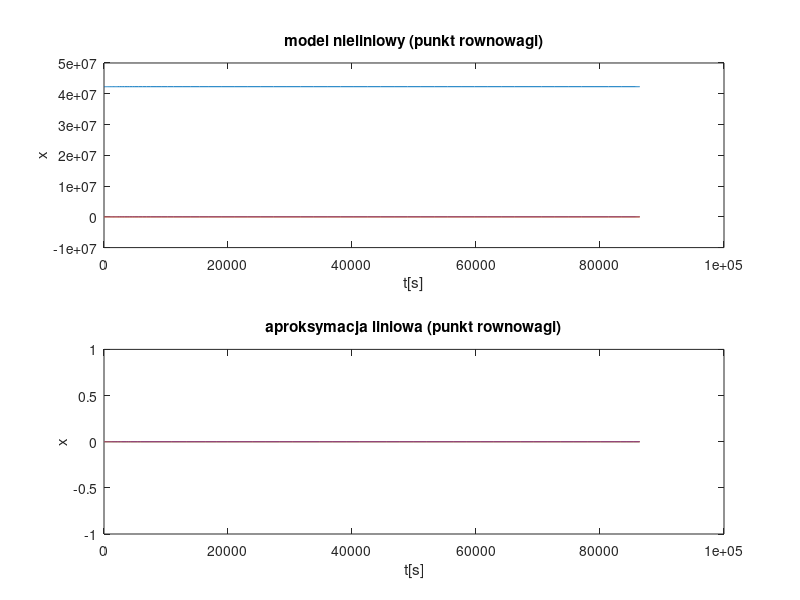
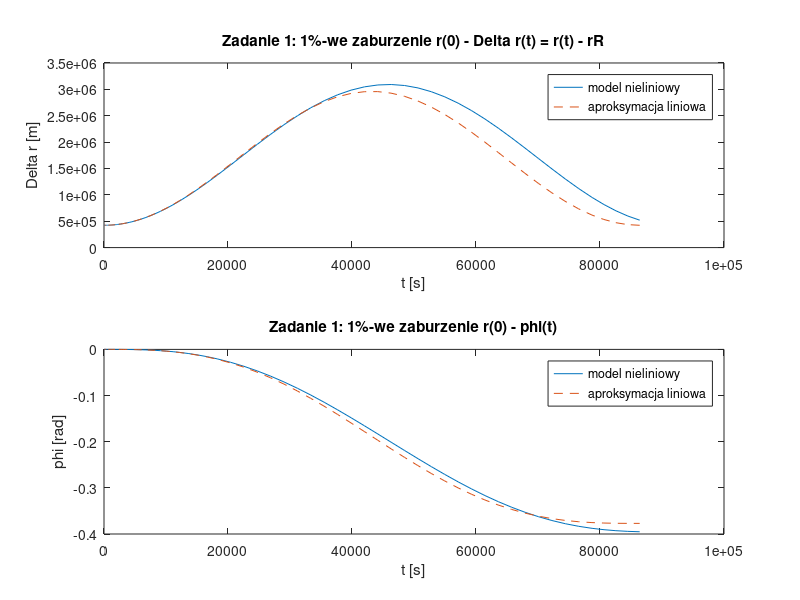
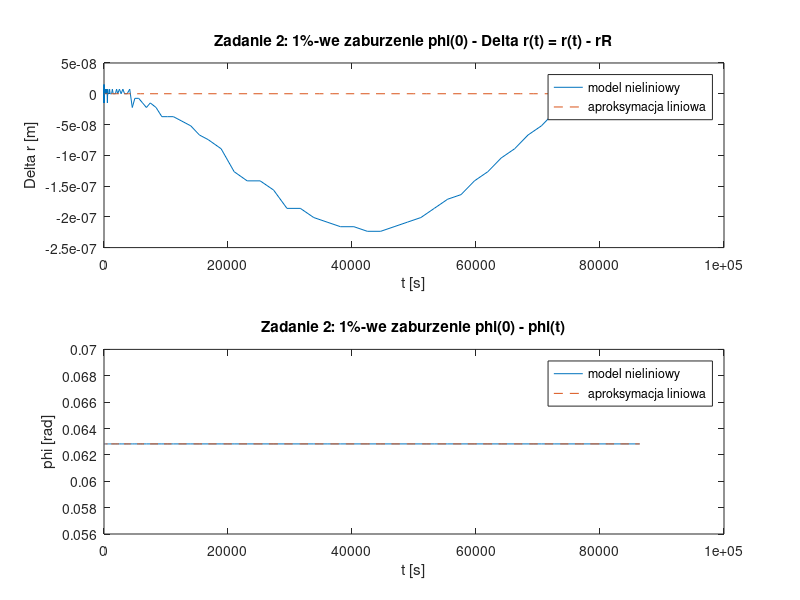
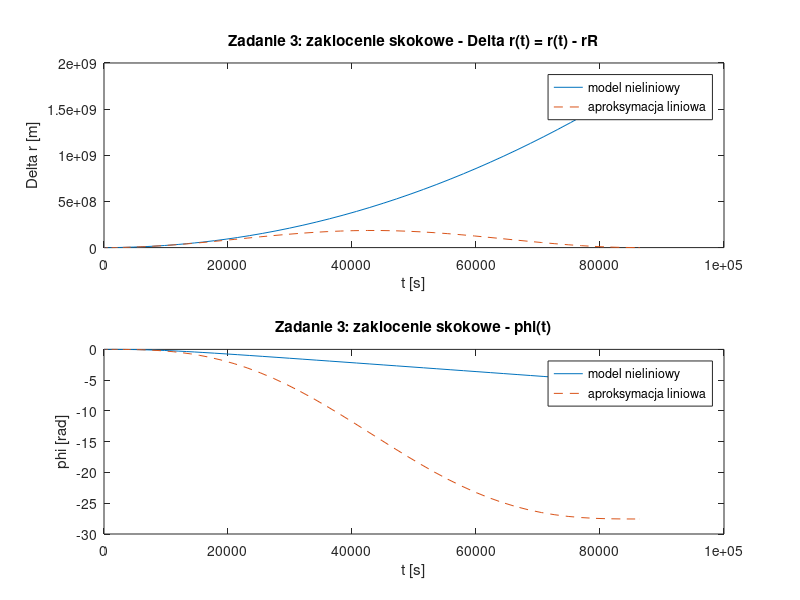

Write MATLAB code to recreate these figures, in order.
%% A.4 DYNAMIKA SATELITY
clear all
close all

%% A.4.2 Modelowanie matematyczne

% definiowanie parametrow satelity
T=24*60*60;           % s, okres obrotu Ziemi
m=2;                  % kg
k=4e14;               % m^3/s^2
omega=2*pi/T;         % rad/s
rR=(k/omega^2)^(1/3); % m, promien orbity geostacjonarnej satelity

% definicje typowych sygnalow wejsciowych uzywanych podczas badan symulacyjnych 
% dynamiki satelity
ur=@(t)0; 
uth=@(t)0; 
dr=@(t)0; 
dth=@(t)0;

% tworzenie kodu dla dynamiki satelity (sD)
% x'=f(x,u)
sD=@(t,x)[...
    x(2,:); ...
    -k./(x(1,:).^2) + x(1,:).*(omega+x(4,:)).^2 + (ur(t)+dr(t))./m; ...
    x(4,:); ...
    -2*x(2,:).*(omega+x(4,:))./x(1,:) + (uth(t)+dth(t))./(m*x(1,:).^2) ...
    ];

%% A.4.3 Analiza punktu rownowagi
% weryfikacja wybranych rozwiazan ukladu rownan satelity ze zmiennymi stanu

disp('A.4.3')

x0=[rR;0;0;0];
test1=sD(0,x0);

%% A.4.4 Przyblizenie liniowe
% wyliczanie parametrow A, B, C przyblizenia liniowego
% x'=f(x,u)
% y =h(x,u)
% w punkcie rownowagi

A= ...
[        0,             1, 0,          0; ...
 3*omega^2,             0, 0, 2*omega*rR; ...
         0,             0, 0,          1; ...
         0, -(2*omega)/rR, 0,          0 ...
];

B= [  0,          0,   0,          0; ...
    1/m,          0, 1/m,          0; ...
      0,          0,   0,          0; ...
      0, 1/(m*rR^2),   0, 1/(m*rR^2) ];

C= [0, 0, 1, 0];

% tworzenie kodu dla przyblizenia liniowego (sLD) dynamiki satelity 
% f(x,u) w postaci fl(x,u):=A*x + B*u
sLD=@(t,x) A*x + B*[ur(t); uth(t); dr(t); dth(t)];

%% A.4.5 Analiza modelu
% stabilnosc przyblizenia liniowego
disp('A.4.5')
disp('stability:')
disp('eigenvalues of A')
ev=eig(A)

%% A.4.6 Symulacje
% badania symulacyjne dynamiki satelity

% 0
% system w punkcie rownowagi

% warunki poczatkowe i zaklocenie radialne
x0=[rR;0;0;0]; 
x0L=x0-[rR;0;0;0];

% tworzenie kodu dla dynamiki satelity (sD)
sD=@(t,x)[...
    x(2,:); ...
    -k./(x(1,:).^2) + x(1,:).*(omega+x(4,:)).^2 + (ur(t)+dr(t))./m; ...
    x(4,:); ...
    -2*x(2,:).*(omega+x(4,:))./x(1,:) + (uth(t)+dth(t))./(m*x(1,:).^2) ...
    ];
sLD=@(t,x) A*x + B*[ur(t); uth(t); dr(t); dth(t)];

% symulacja i kreslenie wykresow dla dynamiki satelity (sD)
[ts,ys] = ode45(sD,[0 T],x0);
figure(1)
subplot(2,1,1)
plot(ts,ys)
title("model nieliniowy (punkt rownowagi)")
xlabel("t[s]"), ylabel("x")

% symulacja i kreslenie wykresow dla aproksymacji liniowej dynamiki satelity (sLD)
[tls,yls] = ode45(sLD,[0 T],x0L);
subplot(2,1,2)
plot(tls,yls)
title("aproksymacja liniowa (punkt rownowagi)")
xlabel("t[s]"), ylabel("x")


% 1
% 1%-we zaburzenie r(0) wzgledem promienia orbity geostacjonarnej

% warunki poczatkowe (radialne zaklocenie jest niezmienione)
x0=[rR*1.01;0;0;0]; % warunek poczatkowy dla systemu nieliniowego
x0L=x0-[rR;0;0;0];  % warunek poczatkowy dla aproksymacji liniowej

% ZADANIE 1
[ts,ys]   = ode45(sD,[0 T],x0);
[tls,yls] = ode45(sLD,[0 T],x0L);
figure(2)
subplot(2,1,1)
plot(ts, ys(:,1)-rR, tls, yls(:,1), '--')
title("Zadanie 1: 1%-we zaburzenie r(0) - \Delta r(t) = r(t) - rR")
xlabel("t [s]"), ylabel("\Delta r [m]")
legend("model nieliniowy", "aproksymacja liniowa")

subplot(2,1,2)
plot(ts, ys(:,3), tls, yls(:,3), '--')
title("Zadanie 1: 1%-we zaburzenie r(0) - \phi(t)")
xlabel("t [s]"), ylabel("\phi [rad]")
legend("model nieliniowy", "aproksymacja liniowa")


% 1%-we zaburzenie phi(0) wzgledem pelnego obrotu Ziemi wzgledem swojej osi

% warunki poczatkowe (radialne zaklocenie jest niezmienione)
x0=[rR; 0; 2*pi/100; 0]; % phi znajduje sie na 3. pozycji wektora stanu
x0L=x0-[rR;0;0;0];

% ZADANIE 2
[ts,ys]   = ode45(sD,[0 T],x0);
[tls,yls] = ode45(sLD,[0 T],x0L);
figure(3)
subplot(2,1,1)
plot(ts, ys(:,1)-rR, tls, yls(:,1), '--')
title("Zadanie 2: 1%-we zaburzenie \phi(0) - \Delta r(t) = r(t) - rR")
xlabel("t [s]"), ylabel("\Delta r [m]")
legend("model nieliniowy", "aproksymacja liniowa")

subplot(2,1,2)
plot(ts, ys(:,3), tls, yls(:,3), '--')
title("Zadanie 2: 1%-we zaburzenie \phi(0) - \phi(t)")
xlabel("t [s]"), ylabel("\phi [rad]")
legend("model nieliniowy", "aproksymacja liniowa")


% 2
% radialne zaklocenie skokowe o wartosci 5% grawitacyjnego przyciagania 
% satelity przez ziemie

% warunki poczatkowe i radialne zaklocenie
dr=@(t)(sign(t)+1)*m*9.81/2*0.05;
x0=[rR;0;0;0];
x0L=x0-[rR;0;0;0];

% ZADANIE 3
% tworzenie kodu dla dynamiki satelity (sD) i aproksymacji liniowej (sLD)
sD=@(t,x)[...
    x(2,:); ...
    -k./(x(1,:).^2) + x(1,:).*(omega+x(4,:)).^2 + (ur(t)+dr(t))./m; ...
    x(4,:); ...
    -2*x(2,:).*(omega+x(4,:))./x(1,:) + (uth(t)+dth(t))./(m*x(1,:).^2) ...
    ];
sLD=@(t,x) A*x + B*[ur(t); uth(t); dr(t); dth(t)];

[ts,ys]   = ode45(sD,[0 T],x0);
[tls,yls] = ode45(sLD,[0 T],x0L);
figure(4)
subplot(2,1,1)
plot(ts, ys(:,1)-rR, tls, yls(:,1), '--')
title("Zadanie 3: zaklocenie skokowe - \Delta r(t) = r(t) - rR")
xlabel("t [s]"), ylabel("\Delta r [m]")
legend("model nieliniowy", "aproksymacja liniowa")

subplot(2,1,2)
plot(ts, ys(:,3), tls, yls(:,3), '--')
title("Zadanie 3: zaklocenie skokowe - \phi(t)")
xlabel("t [s]"), ylabel("\phi [rad]")
legend("model nieliniowy", "aproksymacja liniowa")


% 3
% radialne zaklocenie o charakterze okresowym z amplituda rowna 5%  
% grawitacyjnego przyciagania satelity przez Ziemie o okresie rownym okresowi
% obrotu Ziemi

% radialne zaklocenie (warunki poczatkowe sa niezmienione)
dr=@(t)cos(2*pi/T*t)*m*9.81*0.05;
x0=[rR;0;0;0];
x0L=x0-[rR;0;0;0];

% ZADANIE 4
% tworzenie kodu dla dynamiki satelity (sD) i aproksymacji liniowej (sLD)
sD=@(t,x)[...
    x(2,:); ...
    -k./(x(1,:).^2) + x(1,:).*(omega+x(4,:)).^2 + (ur(t)+dr(t))./m; ...
    x(4,:); ...
    -2*x(2,:).*(omega+x(4,:))./x(1,:) + (uth(t)+dth(t))./(m*x(1,:).^2) ...
    ];
sLD=@(t,x) A*x + B*[ur(t); uth(t); dr(t); dth(t)];

[ts,ys]   = ode45(sD,[0 T],x0);
[tls,yls] = ode45(sLD,[0 T],x0L);
figure(5)
subplot(2,1,1)
plot(ts, ys(:,1)-rR, tls, yls(:,1), '--')
title("Zadanie 4: zaklocenie okresowe - \Delta r(t) = r(t) - rR")
xlabel("t [s]"), ylabel("\Delta r [m]")
legend("model nieliniowy", "aproksymacja liniowa")

subplot(2,1,2)
plot(ts, ys(:,3), tls, yls(:,3), '--')
title("Zadanie 4: zaklocenie okresowe - \phi(t)")
xlabel("t [s]"), ylabel("\phi [rad]")
legend("model nieliniowy", "aproksymacja liniowa")
